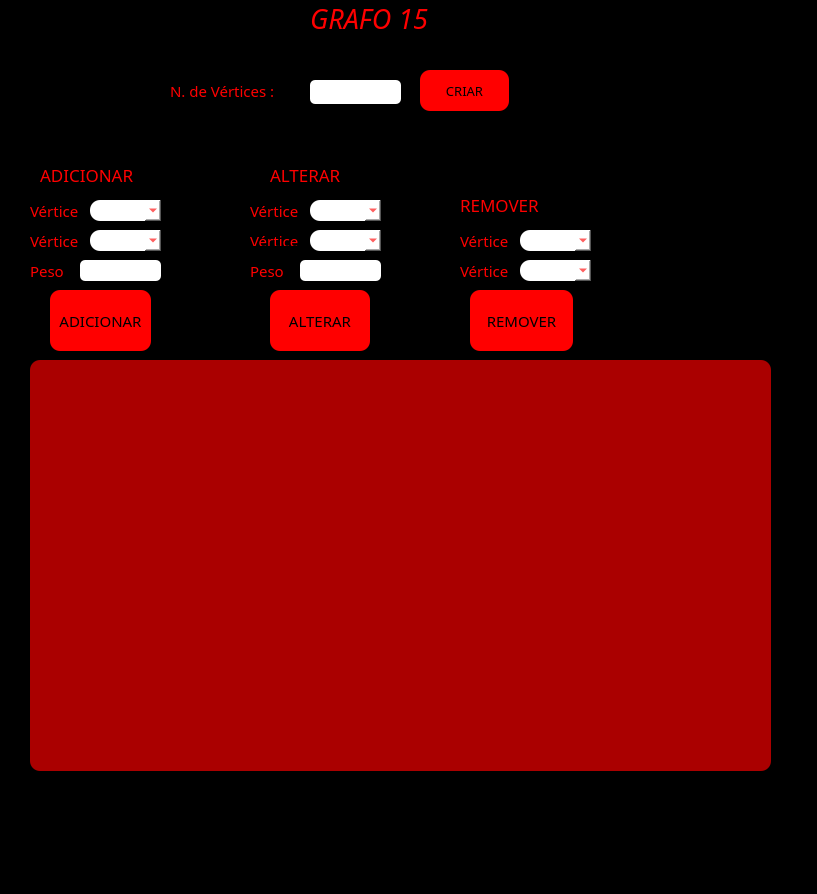
<?xml version="1.0" encoding="UTF-8"?>
<ui version="4.0">
 <class>MainWindow</class>
 <widget class="QMainWindow" name="MainWindow">
  <property name="geometry">
   <rect>
    <x>0</x>
    <y>0</y>
    <width>817</width>
    <height>894</height>
   </rect>
  </property>
  <property name="windowTitle">
   <string>MainWindow</string>
  </property>
  <property name="styleSheet">
   <string notr="true">background-color: rgb(0, 0, 0);</string>
  </property>
  <widget class="QWidget" name="centralwidget">
   <widget class="QLabel" name="label">
    <property name="geometry">
     <rect>
      <x>310</x>
      <y>0</y>
      <width>171</width>
      <height>31</height>
     </rect>
    </property>
    <property name="font">
     <font>
      <family>Urbanist Black</family>
      <pointsize>20</pointsize>
      <italic>true</italic>
     </font>
    </property>
    <property name="styleSheet">
     <string notr="true">color: rgb(255, 255, 255);
background-color: rgba(255, 255, 255, 0);</string>
    </property>
    <property name="text">
     <string>&lt;html&gt;&lt;head/&gt;&lt;body&gt;&lt;p&gt;&lt;span style=&quot; color:#ff0000;&quot;&gt;GRAFO 15&lt;/span&gt;&lt;/p&gt;&lt;/body&gt;&lt;/html&gt;</string>
    </property>
   </widget>
   <widget class="QLabel" name="label_30">
    <property name="geometry">
     <rect>
      <x>170</x>
      <y>80</y>
      <width>121</width>
      <height>18</height>
     </rect>
    </property>
    <property name="font">
     <font>
      <family>Urbanist SemiBold</family>
      <pointsize>11</pointsize>
     </font>
    </property>
    <property name="styleSheet">
     <string notr="true">color: rgb(255, 255, 255);
background-color: rgba(255, 255, 255, 0);</string>
    </property>
    <property name="text">
     <string>&lt;html&gt;&lt;head/&gt;&lt;body&gt;&lt;p&gt;&lt;span style=&quot; color:#ff0000;&quot;&gt;N. de Vértices :&lt;/span&gt;&lt;/p&gt;&lt;/body&gt;&lt;/html&gt;</string>
    </property>
   </widget>
   <widget class="QLineEdit" name="lineEditNumVertices">
    <property name="geometry">
     <rect>
      <x>310</x>
      <y>80</y>
      <width>91</width>
      <height>24</height>
     </rect>
    </property>
    <property name="styleSheet">
     <string notr="true">background-color: rgb(255, 255, 255);
color: rgb(0, 0, 0);
border-radius:5px;
color: red;</string>
    </property>
   </widget>
   <widget class="QPushButton" name="pushButton_Criar">
    <property name="geometry">
     <rect>
      <x>420</x>
      <y>70</y>
      <width>89</width>
      <height>41</height>
     </rect>
    </property>
    <property name="font">
     <font>
      <family>Urbanist Black</family>
      <pointsize>10</pointsize>
      <bold>false</bold>
     </font>
    </property>
    <property name="styleSheet">
     <string notr="true">border-radius:10px;
background-color: rgb(255, 0, 0);
color: rgb(0, 0, 0);</string>
    </property>
    <property name="text">
     <string>CRIAR</string>
    </property>
   </widget>
   <widget class="QLabel" name="label_38">
    <property name="geometry">
     <rect>
      <x>30</x>
      <y>200</y>
      <width>61</width>
      <height>21</height>
     </rect>
    </property>
    <property name="font">
     <font>
      <family>Urbanist SemiBold</family>
      <pointsize>11</pointsize>
     </font>
    </property>
    <property name="styleSheet">
     <string notr="true">color: rgb(255, 255, 255);
background-color: rgba(255, 255, 255, 0);</string>
    </property>
    <property name="text">
     <string>&lt;html&gt;&lt;head/&gt;&lt;body&gt;&lt;p&gt;&lt;span style=&quot; color:#ff0000;&quot;&gt;Vértice&lt;/span&gt;&lt;/p&gt;&lt;/body&gt;&lt;/html&gt;</string>
    </property>
   </widget>
   <widget class="QComboBox" name="comboBox_AddVertice1">
    <property name="enabled">
     <bool>false</bool>
    </property>
    <property name="geometry">
     <rect>
      <x>90</x>
      <y>200</y>
      <width>71</width>
      <height>21</height>
     </rect>
    </property>
    <property name="styleSheet">
     <string notr="true">background-color: rgb(255, 255, 255);
border-radius:10px;
color: red;</string>
    </property>
   </widget>
   <widget class="QLabel" name="label_25">
    <property name="geometry">
     <rect>
      <x>30</x>
      <y>230</y>
      <width>51</width>
      <height>21</height>
     </rect>
    </property>
    <property name="font">
     <font>
      <family>Urbanist SemiBold</family>
      <pointsize>11</pointsize>
     </font>
    </property>
    <property name="styleSheet">
     <string notr="true">color: rgb(255, 255, 255);
background-color: rgba(255, 255, 255, 0);</string>
    </property>
    <property name="text">
     <string>&lt;html&gt;&lt;head/&gt;&lt;body&gt;&lt;p&gt;&lt;span style=&quot; color:#ff0000;&quot;&gt;Vértice&lt;/span&gt;&lt;/p&gt;&lt;/body&gt;&lt;/html&gt;</string>
    </property>
   </widget>
   <widget class="QComboBox" name="comboBox_AddVertice2">
    <property name="enabled">
     <bool>false</bool>
    </property>
    <property name="geometry">
     <rect>
      <x>90</x>
      <y>230</y>
      <width>71</width>
      <height>21</height>
     </rect>
    </property>
    <property name="styleSheet">
     <string notr="true">background-color: rgb(255, 255, 255);
border-radius:10px;
color: red;</string>
    </property>
   </widget>
   <widget class="QLabel" name="label_36">
    <property name="geometry">
     <rect>
      <x>30</x>
      <y>260</y>
      <width>41</width>
      <height>21</height>
     </rect>
    </property>
    <property name="font">
     <font>
      <family>Urbanist SemiBold</family>
      <pointsize>11</pointsize>
     </font>
    </property>
    <property name="styleSheet">
     <string notr="true">color: rgb(255, 255, 255);
background-color: rgba(255, 255, 255, 0);</string>
    </property>
    <property name="text">
     <string>&lt;html&gt;&lt;head/&gt;&lt;body&gt;&lt;p&gt;&lt;span style=&quot; color:#ff0000;&quot;&gt;Peso&lt;/span&gt;&lt;/p&gt;&lt;/body&gt;&lt;/html&gt;</string>
    </property>
   </widget>
   <widget class="QLineEdit" name="lineEdit_AddPeso">
    <property name="enabled">
     <bool>false</bool>
    </property>
    <property name="geometry">
     <rect>
      <x>80</x>
      <y>260</y>
      <width>81</width>
      <height>21</height>
     </rect>
    </property>
    <property name="styleSheet">
     <string notr="true">background-color: rgb(255, 255, 255);
color: rgb(0, 0, 0);
border-radius:5px;
color: red;</string>
    </property>
   </widget>
   <widget class="QPushButton" name="pushButton_Add">
    <property name="enabled">
     <bool>false</bool>
    </property>
    <property name="geometry">
     <rect>
      <x>50</x>
      <y>290</y>
      <width>101</width>
      <height>61</height>
     </rect>
    </property>
    <property name="font">
     <font>
      <family>Urbanist Black</family>
      <pointsize>11</pointsize>
      <bold>false</bold>
     </font>
    </property>
    <property name="styleSheet">
     <string notr="true">border-radius:10px;
background-color: rgb(255, 0, 0);
color: rgb(0, 0, 0);</string>
    </property>
    <property name="text">
     <string>ADICIONAR</string>
    </property>
   </widget>
   <widget class="QLabel" name="label_16">
    <property name="geometry">
     <rect>
      <x>250</x>
      <y>200</y>
      <width>51</width>
      <height>21</height>
     </rect>
    </property>
    <property name="font">
     <font>
      <family>Urbanist SemiBold</family>
      <pointsize>11</pointsize>
     </font>
    </property>
    <property name="styleSheet">
     <string notr="true">color: rgb(255, 255, 255);
background-color: rgba(255, 255, 255, 0);</string>
    </property>
    <property name="text">
     <string>&lt;html&gt;&lt;head/&gt;&lt;body&gt;&lt;p&gt;&lt;span style=&quot; color:#ff0000;&quot;&gt;Vértice&lt;/span&gt;&lt;/p&gt;&lt;/body&gt;&lt;/html&gt;</string>
    </property>
   </widget>
   <widget class="QLabel" name="label_15">
    <property name="geometry">
     <rect>
      <x>250</x>
      <y>230</y>
      <width>51</width>
      <height>16</height>
     </rect>
    </property>
    <property name="font">
     <font>
      <family>Urbanist SemiBold</family>
      <pointsize>11</pointsize>
     </font>
    </property>
    <property name="styleSheet">
     <string notr="true">color: rgb(255, 255, 255);
background-color: rgba(255, 255, 255, 0);</string>
    </property>
    <property name="text">
     <string>&lt;html&gt;&lt;head/&gt;&lt;body&gt;&lt;p&gt;&lt;span style=&quot; color:#ff0000;&quot;&gt;Vértice&lt;/span&gt;&lt;/p&gt;&lt;/body&gt;&lt;/html&gt;</string>
    </property>
   </widget>
   <widget class="QComboBox" name="comboBox_AlterarVertice1">
    <property name="enabled">
     <bool>false</bool>
    </property>
    <property name="geometry">
     <rect>
      <x>310</x>
      <y>200</y>
      <width>71</width>
      <height>21</height>
     </rect>
    </property>
    <property name="styleSheet">
     <string notr="true">background-color: rgb(255, 255, 255);
border-radius:10px;
color: red;</string>
    </property>
   </widget>
   <widget class="QComboBox" name="comboBox_AlterarVertice2">
    <property name="enabled">
     <bool>false</bool>
    </property>
    <property name="geometry">
     <rect>
      <x>310</x>
      <y>230</y>
      <width>71</width>
      <height>21</height>
     </rect>
    </property>
    <property name="styleSheet">
     <string notr="true">background-color: rgb(255, 255, 255);
border-radius:10px;
color: red;</string>
    </property>
   </widget>
   <widget class="QLabel" name="label_26">
    <property name="geometry">
     <rect>
      <x>250</x>
      <y>260</y>
      <width>41</width>
      <height>21</height>
     </rect>
    </property>
    <property name="font">
     <font>
      <family>Urbanist SemiBold</family>
      <pointsize>11</pointsize>
     </font>
    </property>
    <property name="styleSheet">
     <string notr="true">color: rgb(255, 255, 255);
background-color: rgba(255, 255, 255, 0);</string>
    </property>
    <property name="text">
     <string>&lt;html&gt;&lt;head/&gt;&lt;body&gt;&lt;p&gt;&lt;span style=&quot; color:#ff0000;&quot;&gt;Peso&lt;/span&gt;&lt;/p&gt;&lt;/body&gt;&lt;/html&gt;</string>
    </property>
   </widget>
   <widget class="QLineEdit" name="lineEdit_AlterarPeso">
    <property name="enabled">
     <bool>false</bool>
    </property>
    <property name="geometry">
     <rect>
      <x>300</x>
      <y>260</y>
      <width>81</width>
      <height>21</height>
     </rect>
    </property>
    <property name="styleSheet">
     <string notr="true">background-color: rgb(255, 255, 255);
color: rgb(0, 0, 0);
border-radius:5px;
color: red;</string>
    </property>
   </widget>
   <widget class="QPushButton" name="pushButton_Alterar">
    <property name="enabled">
     <bool>false</bool>
    </property>
    <property name="geometry">
     <rect>
      <x>270</x>
      <y>290</y>
      <width>100</width>
      <height>61</height>
     </rect>
    </property>
    <property name="font">
     <font>
      <family>Urbanist Black</family>
      <pointsize>11</pointsize>
      <bold>false</bold>
     </font>
    </property>
    <property name="styleSheet">
     <string notr="true">border-radius:10px;
background-color: rgb(255, 0, 0);
color: rgb(0, 0, 0);</string>
    </property>
    <property name="text">
     <string>ALTERAR</string>
    </property>
   </widget>
   <widget class="QLabel" name="label_22">
    <property name="geometry">
     <rect>
      <x>460</x>
      <y>230</y>
      <width>48</width>
      <height>21</height>
     </rect>
    </property>
    <property name="font">
     <font>
      <family>Urbanist SemiBold</family>
      <pointsize>11</pointsize>
     </font>
    </property>
    <property name="styleSheet">
     <string notr="true">color: rgb(255, 255, 255);
background-color: rgba(255, 255, 255, 0);</string>
    </property>
    <property name="text">
     <string>&lt;html&gt;&lt;head/&gt;&lt;body&gt;&lt;p&gt;&lt;span style=&quot; color:#ff0000;&quot;&gt;Vértice&lt;/span&gt;&lt;/p&gt;&lt;/body&gt;&lt;/html&gt;</string>
    </property>
   </widget>
   <widget class="QLabel" name="label_23">
    <property name="geometry">
     <rect>
      <x>460</x>
      <y>260</y>
      <width>48</width>
      <height>21</height>
     </rect>
    </property>
    <property name="font">
     <font>
      <family>Urbanist SemiBold</family>
      <pointsize>11</pointsize>
     </font>
    </property>
    <property name="styleSheet">
     <string notr="true">color: rgb(255, 255, 255);
background-color: rgba(255, 255, 255, 0);</string>
    </property>
    <property name="text">
     <string>&lt;html&gt;&lt;head/&gt;&lt;body&gt;&lt;p&gt;&lt;span style=&quot; color:#ff0000;&quot;&gt;Vértice&lt;/span&gt;&lt;/p&gt;&lt;/body&gt;&lt;/html&gt;</string>
    </property>
   </widget>
   <widget class="QComboBox" name="comboBox_RemoverVertice1">
    <property name="enabled">
     <bool>false</bool>
    </property>
    <property name="geometry">
     <rect>
      <x>520</x>
      <y>230</y>
      <width>71</width>
      <height>21</height>
     </rect>
    </property>
    <property name="styleSheet">
     <string notr="true">background-color: rgb(255, 255, 255);
border-radius:10px;
color: red;</string>
    </property>
   </widget>
   <widget class="QComboBox" name="comboBox_RemoverVertice2">
    <property name="enabled">
     <bool>false</bool>
    </property>
    <property name="geometry">
     <rect>
      <x>520</x>
      <y>260</y>
      <width>71</width>
      <height>21</height>
     </rect>
    </property>
    <property name="styleSheet">
     <string notr="true">background-color: rgb(255, 255, 255);
border-radius:10px;
color: red;</string>
    </property>
   </widget>
   <widget class="QPushButton" name="pushButton_Remover">
    <property name="enabled">
     <bool>false</bool>
    </property>
    <property name="geometry">
     <rect>
      <x>470</x>
      <y>290</y>
      <width>103</width>
      <height>61</height>
     </rect>
    </property>
    <property name="font">
     <font>
      <family>Urbanist Black</family>
      <pointsize>11</pointsize>
      <bold>false</bold>
     </font>
    </property>
    <property name="styleSheet">
     <string notr="true">border-radius:10px;
background-color: rgb(255, 0, 0);
color: rgb(0, 0, 0);</string>
    </property>
    <property name="text">
     <string>REMOVER</string>
    </property>
   </widget>
   <widget class="QLabel" name="label_37">
    <property name="geometry">
     <rect>
      <x>40</x>
      <y>160</y>
      <width>121</width>
      <height>31</height>
     </rect>
    </property>
    <property name="font">
     <font>
      <family>Urbanist ExtraBold</family>
      <pointsize>13</pointsize>
     </font>
    </property>
    <property name="styleSheet">
     <string notr="true">color: rgb(255, 255, 255);
background-color: rgba(255, 255, 255, 0);</string>
    </property>
    <property name="text">
     <string>&lt;html&gt;&lt;head/&gt;&lt;body&gt;&lt;p&gt;&lt;span style=&quot; color:#ff0000;&quot;&gt;ADICIONAR&lt;/span&gt;&lt;/p&gt;&lt;/body&gt;&lt;/html&gt;</string>
    </property>
   </widget>
   <widget class="QLabel" name="label_12">
    <property name="geometry">
     <rect>
      <x>270</x>
      <y>160</y>
      <width>101</width>
      <height>31</height>
     </rect>
    </property>
    <property name="font">
     <font>
      <family>Urbanist ExtraBold</family>
      <pointsize>13</pointsize>
     </font>
    </property>
    <property name="styleSheet">
     <string notr="true">color: rgb(255, 255, 255);
background-color: rgba(255, 255, 255, 0);</string>
    </property>
    <property name="text">
     <string>&lt;html&gt;&lt;head/&gt;&lt;body&gt;&lt;p&gt;&lt;span style=&quot; color:#ff0000;&quot;&gt;ALTERAR&lt;/span&gt;&lt;/p&gt;&lt;/body&gt;&lt;/html&gt;</string>
    </property>
   </widget>
   <widget class="QLabel" name="label_21">
    <property name="geometry">
     <rect>
      <x>460</x>
      <y>190</y>
      <width>101</width>
      <height>31</height>
     </rect>
    </property>
    <property name="font">
     <font>
      <family>Urbanist ExtraBold</family>
      <pointsize>13</pointsize>
     </font>
    </property>
    <property name="styleSheet">
     <string notr="true">color: rgb(255, 255, 255);
background-color: rgba(255, 255, 255, 0);</string>
    </property>
    <property name="text">
     <string>&lt;html&gt;&lt;head/&gt;&lt;body&gt;&lt;p&gt;&lt;span style=&quot; color:#ff0000;&quot;&gt;REMOVER&lt;/span&gt;&lt;/p&gt;&lt;/body&gt;&lt;/html&gt;</string>
    </property>
   </widget>
   <widget class="QWidget" name="widgetGrafo" native="true">
    <property name="geometry">
     <rect>
      <x>30</x>
      <y>360</y>
      <width>741</width>
      <height>411</height>
     </rect>
    </property>
    <property name="styleSheet">
     <string notr="true">border-radius:10px;
background-color: rgb(170, 0, 0);</string>
    </property>
   </widget>
  </widget>
  <widget class="QMenuBar" name="menubar">
   <property name="geometry">
    <rect>
     <x>0</x>
     <y>0</y>
     <width>817</width>
     <height>25</height>
    </rect>
   </property>
  </widget>
  <widget class="QStatusBar" name="statusbar"/>
 </widget>
 <resources/>
 <connections/>
</ui>
